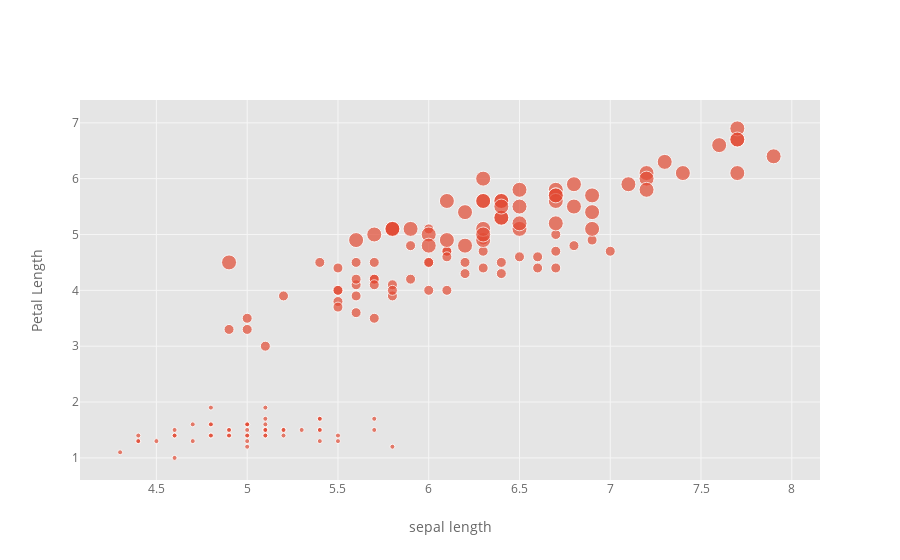

Notebook code for this chart:
### Code cell
df_d.iplot(kind='scatter',mode='markers',x='sepal length (cm)',
           y='petal length (cm)',
           size=[int(x)*5+5 for x in df_d['class']],
           xTitle='sepal length',
           yTitle='Petal Length',
           theme='ggplot')

### Figure 1 — Plotly figure (JSON) as saved in the notebook; plotly's stock layout.template omitted (floating-point values rounded to 4 significant figures; data arrays with more than 128 entries replaced by an {"elided": "..."} marker saying what was removed)
{"data": [{"line": {"color": "rgba(226, 74, 51, 1.0)", "dash": "solid", "shape": "linear", "width": 1.3}, "marker": {"size": {"elided": "150 int values"}, "symbol": "circle"}, "mode": "markers", "name": "petal length (cm)", "text": "", "type": "scatter", "uid": "c0ae42a6-e917-4bbd-a696-6297c04ac806", "x": {"elided": "150 float values"}, "y": {"elided": "150 float values"}}], "layout": {"legend": {"bgcolor": "#FFFFFF", "font": {"color": "#666666"}}, "paper_bgcolor": "#FFFFFF", "plot_bgcolor": "#E5E5E5", "title": {"font": {"color": "#151516"}}, "xaxis": {"gridcolor": "#F6F6F6", "showgrid": true, "tickfont": {"color": "#666666"}, "title": {"font": {"color": "#666666"}, "text": "sepal length"}, "zerolinecolor": "#F6F6F6"}, "yaxis": {"gridcolor": "#F6F6F6", "showgrid": true, "tickfont": {"color": "#666666"}, "title": {"font": {"color": "#666666"}, "text": "Petal Length"}, "zerolinecolor": "#F6F6F6"}}}
